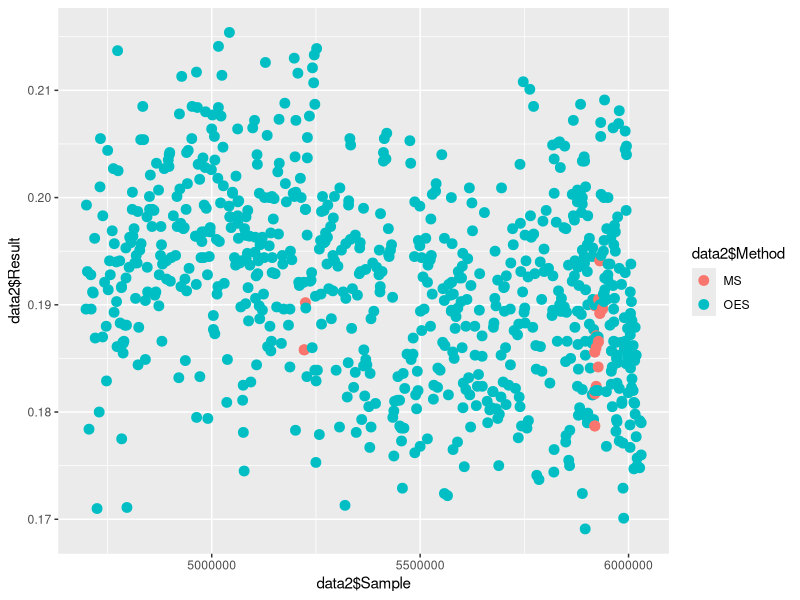
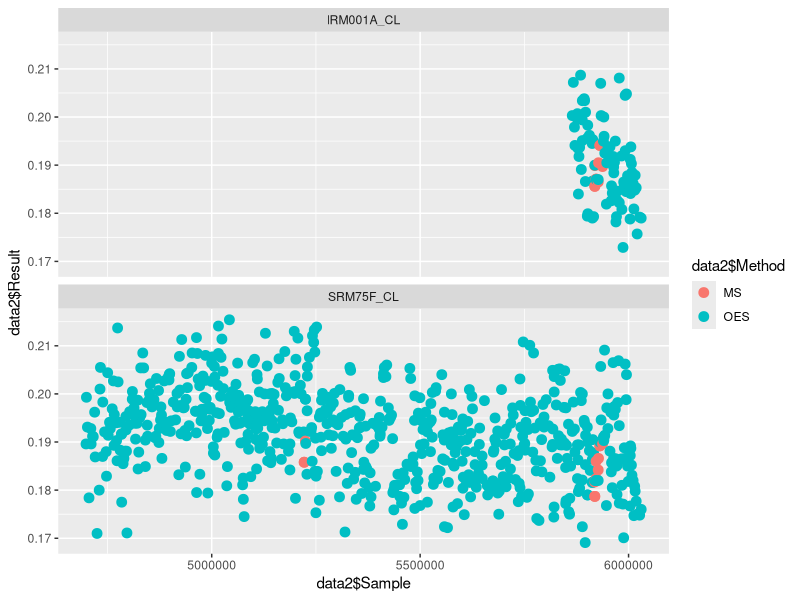

These figures' R source, in order:
library(ggplot2)
data1 <- read.csv("Metals.csv", header = TRUE, stringsAsFactors = FALSE)
data1$Result <- as.numeric(data1$Result)

data2 <- data1[ which(data1$Analyte=='Sodium' & data1$Outlier=='No'), ]
data2$Control <- as.factor(data2$Control)
colnames(data2)[3] <- "Control2"

p <- ggplot(data2, aes(x = data2$Sample, y = data2$Result, color = data2$Method)) + geom_point( size=3, alpha = 1) 
p

p + facet_wrap(~Control2,ncol=1) # individual panels
